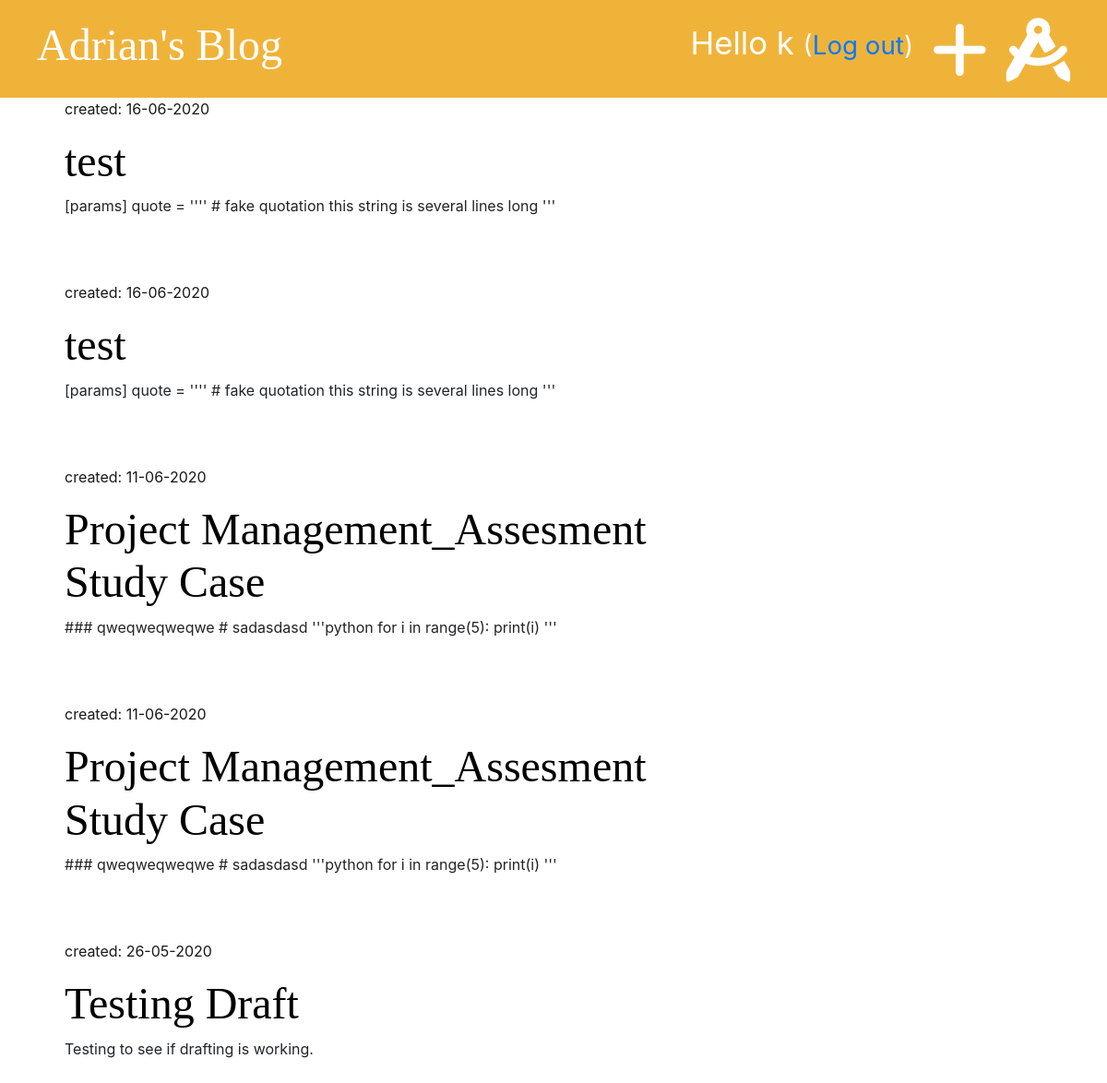
Page /drafts/ (signed in) on the committed database.
### blog/models.py (models this page shows, shortened)
class Post(models.Model):
    author = models.ForeignKey('auth.User', on_delete=models.CASCADE)
    title = models.CharField(max_length=200)
    text = models.TextField()
    create_date = models.DateTimeField(default=timezone.now)
    published_date = models.DateTimeField(blank=True, null=True)

### blog/views.py (the view)
# urls.py: path('drafts/', views.post_draft_list, name='post_draft_list'),
@login_required
def post_draft_list(request):
    posts = Post.objects.filter(published_date__isnull=True).order_by('-create_date')
    stuff_for_frontend = {'posts': posts}
    return render(request, 'blog/post_draft_list.html', stuff_for_frontend)

### blog/templates/blog/post_draft_list.html (shortened to what this page needs)
{% extends 'blog/base.html' %}
{% block content %}
    {% for post in posts %}
        <div class="post">
            <p class="date">created: {{ post.create_date|date:'d-m-Y' }}</p>
            <h1><a href="{% url 'post_detail' pk=post.pk %}">{{ post.title }}</a></h1>
        <p>{{ post.text|truncatewords:50 }}</p>
        </div>
    {% endfor %}
{% endblock %}

### blog/templates/blog/base.html (shortened to what this page needs)
{% load static %}
<!DOCTYPE html>
<html lang="en">
<head>
    <link rel="stylesheet" href="https://stackpath.bootstrapcdn.com/bootstrap/4.4.1/css/bootstrap.min.css">
    <link rel="stylesheet" href="{% static 'css/blog.css' %}">
    <link rel="stylesheet" href="{% static 'css/zenburn.css' %}">
    <link href="/your-path-to-fontawesome/css/all.css" rel="stylesheet">
</head>
<body>
<div class="page-header">
    {% if user.is_authenticated %}
    <a href="{% url 'post_draft_list' %}" class="top-menu"><i class="fas fa-drafting-compass fa-2x" style="color:white;"></i></a>
    <a href="{% url 'post_new' %}" class="top-menu"><i class="fas fa-plus fa-2x" style="color:white;"></i></a>
    <p class="top-menu">Hello {{ user.username }} <small>(<a href="{% url 'logout' %}">Log out</a>)</small></p>
    {% else %}
        <a href="{% url 'login' %}" class="top-menu"><i class="fas fa-sign-in-alt fa-2x" style="color:white;"></i></a>
    {% endif %}
    <h1><a href="{% url "post_list" %}">Adrian's Blog</a></h1>
</div>
<div class="content container">
    <div class=""row>
        <div class="col-md-8">
            {% block content %}
            {% endblock %}
        </div>
    </div>
</div>
</body>
</html>

### blog/static/css/blog.css (style rules this page uses)
.page-header { background-color: #f0b33a; margin-top: 0; padding: 20px 20px 20px 40px; }
.page-header h1, .page-header h1 a { color: #ffffff; font-size: 36pt; text-decoration: none; }
.content { margin-left: 40px; }
h1, h2, h3, h4 { font-family: 'Tangerine', 'Inconsolata', 'Droid Sans', serif; font-size: 48px; }
.date { color: #1a1919; }
.post { margin-bottom: 70px; }
.post h1 a { color: #000000; }
.top-menu { color: #ffffff; float: right; font-size: 26pt; margin-right: 20px; }

### rows in the picture
Post: create_date "16-06-2020", title "test", text "[params] quote = '''' # fake quotation this string is several lines long '''"
Post: create_date "16-06-2020", title "test", text "[params] quote = '''' # fake quotation this string is several lines long '''"
Post: create_date "11-06-2020", title "Project Management_Assesment Study Case", text "### qweqweqweqwe # sadasdasd '''python for i in range(5): print(i) '''"
Post: create_date "11-06-2020", title "Project Management_Assesment Study Case", text "### qweqweqweqwe # sadasdasd '''python for i in range(5): print(i) '''"
Post: create_date "26-05-2020", title "Testing Draft", text "Testing to see if drafting is working."

### other values in the picture
{{ user.username }} "k"
